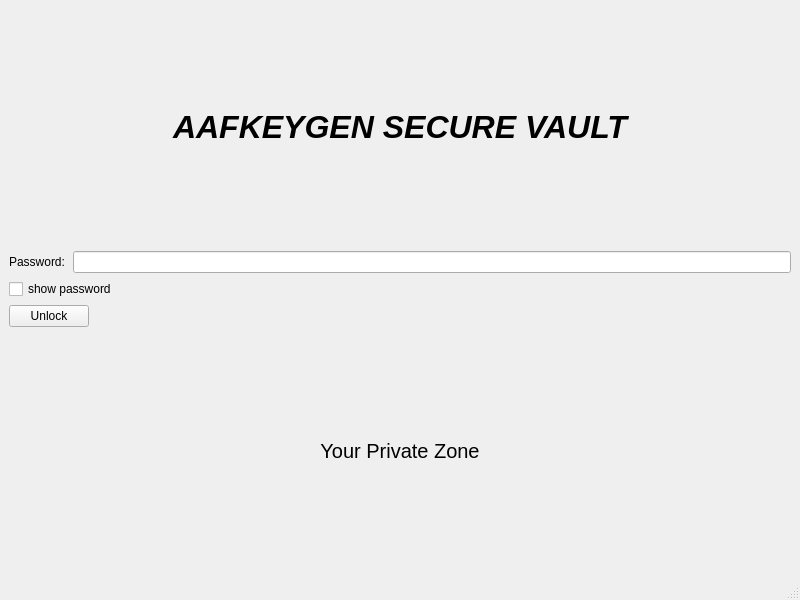
<?xml version="1.0" encoding="UTF-8"?>
<ui version="4.0">
 <class>MainWindow</class>
 <widget class="QMainWindow" name="MainWindow">
  <property name="windowModality">
   <enum>Qt::WindowModal</enum>
  </property>
  <property name="geometry">
   <rect>
    <x>0</x>
    <y>0</y>
    <width>800</width>
    <height>600</height>
   </rect>
  </property>
  <property name="windowTitle">
   <string>AAFKEYGEN</string>
  </property>
  <widget class="QWidget" name="centralwidget">
   <layout class="QVBoxLayout" name="mainLayout">
    <item>
     <widget class="QLabel" name="title">
      <property name="font">
       <font>
        <pointsize>24</pointsize>
        <italic>true</italic>
        <bold>true</bold>
       </font>
      </property>
      <property name="text">
       <string>AAFKEYGEN SECURE VAULT</string>
      </property>
      <property name="alignment">
       <set>Qt::AlignCenter</set>
      </property>
     </widget>
    </item>
    <item>
     <layout class="QGridLayout" name="formLayout">
      <property name="horizontalSpacing">
       <number>8</number>
      </property>
      <item row="0" column="0">
       <widget class="QLabel" name="password">
        <property name="text">
         <string>Password:</string>
        </property>
       </widget>
      </item>
      <item row="0" column="1">
       <widget class="QLineEdit" name="pwform">
        <property name="sizePolicy">
         <sizepolicy hsizetype="Expanding" vsizetype="Fixed">
          <horstretch>0</horstretch>
          <verstretch>0</verstretch>
         </sizepolicy>
        </property>
        <property name="echoMode">
         <enum>QLineEdit::Password</enum>
        </property>
       </widget>
      </item>
     </layout>
    </item>
    <item>
     <widget class="QCheckBox" name="showpw">
      <property name="text">
       <string>show password</string>
      </property>
     </widget>
    </item>
    <item>
     <widget class="QPushButton" name="unlock">
      <property name="sizePolicy">
       <sizepolicy hsizetype="Fixed" vsizetype="Fixed">
        <horstretch>0</horstretch>
        <verstretch>0</verstretch>
       </sizepolicy>
      </property>
      <property name="text">
       <string>Unlock</string>
      </property>
      <property name="iconSize">
       <size>
        <width>24</width>
        <height>60</height>
       </size>
      </property>
     </widget>
    </item>
    <item>
     <widget class="QLabel" name="subtitle">
      <property name="font">
       <font>
        <pointsize>15</pointsize>
       </font>
      </property>
      <property name="text">
       <string>Your Private Zone</string>
      </property>
      <property name="alignment">
       <set>Qt::AlignCenter</set>
      </property>
     </widget>
    </item>
   </layout>
  </widget>
  <widget class="QMenuBar" name="menubar">
   <property name="geometry">
    <rect>
     <x>0</x>
     <y>0</y>
     <width>800</width>
     <height>24</height>
    </rect>
   </property>
  </widget>
  <widget class="QStatusBar" name="statusbar"/>
 </widget>
 <resources/>
 <connections/>
</ui>
